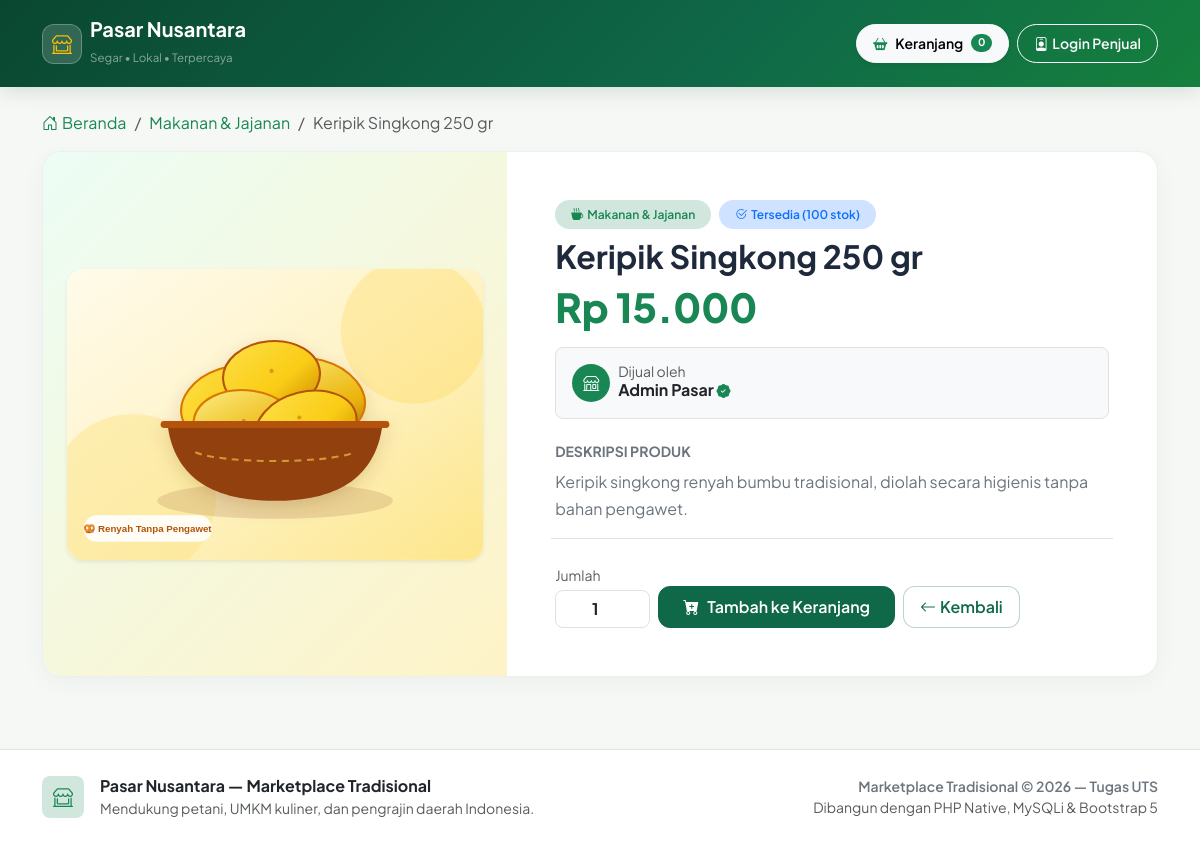
Page /produk.php?id=2 on the committed database.
### tables this page shows
CREATE TABLE produk (
  id INT AUTO_INCREMENT PRIMARY KEY,
  user_id INT NOT NULL,
  kategori_id INT NOT NULL,
  nama_produk VARCHAR(150) NOT NULL,
  deskripsi TEXT,
  harga DECIMAL(12,2) NOT NULL,
  stok INT NOT NULL DEFAULT 0,
  gambar VARCHAR(255) DEFAULT NULL,
  created_at TIMESTAMP DEFAULT CURRENT_TIMESTAMP,
  FOREIGN KEY (user_id) REFERENCES users(id) ON DELETE CASCADE,
  FOREIGN KEY (kategori_id) REFERENCES kategori(id)
);

CREATE TABLE kategori (
  id INT AUTO_INCREMENT PRIMARY KEY,
  nama_kategori VARCHAR(100) NOT NULL
);

CREATE TABLE users (
  id INT AUTO_INCREMENT PRIMARY KEY,
  nama VARCHAR(100) NOT NULL,
  email VARCHAR(100) NOT NULL UNIQUE,
  password VARCHAR(255) NOT NULL,
  role ENUM('admin','penjual') NOT NULL DEFAULT 'penjual',
  created_at TIMESTAMP DEFAULT CURRENT_TIMESTAMP
);

### includes/init.php (called while the page is built, shortened)
<?php
function e($s) { return htmlspecialchars((string)$s, ENT_QUOTES, 'UTF-8'); }
function rupiah($n) { return 'Rp ' . number_format((float)$n, 0, ',', '.'); }
function kategori_icon($nama) {
    $n = strtolower((string)$nama);
    if (str_contains($n, 'makanan') || str_contains($n, 'jajanan')) return 'bi-cup-hot-fill';
    return 'bi-tag-fill';
}

### produk.php (the view, shortened to what this page needs)
<?php
require 'includes/header.php';
$id = (int)($_GET['id'] ?? 0);
$st = $db->prepare('SELECT p.*, k.nama_kategori, u.nama AS penjual FROM produk p
  JOIN kategori k ON k.id=p.kategori_id JOIN users u ON u.id=p.user_id WHERE p.id=?');
$st->bind_param('i', $id);
$st->execute();
$p = $st->get_result()->fetch_assoc();
?>
<nav aria-label="breadcrumb" class="mb-3">
  <ol class="breadcrumb small mb-0">
    <li class="breadcrumb-item"><a href="index.php" class="text-success text-decoration-none"><i class="bi bi-house-door me-1"></i>Beranda</a></li>
    <li class="breadcrumb-item"><a href="index.php?kategori=<?= $p['kategori_id'] ?>" class="text-success text-decoration-none"><?= e($p['nama_kategori']) ?></a></li>
    <li class="breadcrumb-item active" aria-current="page"><?= e($p['nama_produk']) ?></li>
  </ol>
</nav>
<div class="surface-card overflow-hidden">
  <div class="row g-0">
    <div class="col-lg-5 bg-light d-flex align-items-center justify-content-center p-4" style="background:linear-gradient(135deg,#ecfdf5 0%,#fef3c7 100%)">
      <?php if (!empty($p['gambar']) && is_file(__DIR__ . '/uploads/' . $p['gambar'])): ?>
        <img src="uploads/<?= e($p['gambar']) ?>" class="img-fluid rounded-4 shadow-sm w-100" style="max-height:360px;object-fit:cover" alt="<?= e($p['nama_produk']) ?>">
      <?php endif; ?>
    </div>
    <div class="col-lg-7">
      <div class="p-4 p-md-5">
        <div class="d-flex flex-wrap align-items-center gap-2 mb-2">
          <span class="badge rounded-pill bg-success-subtle text-success px-3 py-2 fw-semibold">
            <i class="bi <?= kategori_icon($p['nama_kategori']) ?> me-1"></i><?= e($p['nama_kategori']) ?>
          </span>
          <?php if ((int)$p['stok'] > 0): ?>
            <span class="badge rounded-pill bg-primary-subtle text-primary px-3 py-2 fw-semibold">
              <i class="bi bi-check2-circle me-1"></i>Tersedia (<?= (int)$p['stok'] ?> stok)
            </span>
          <?php else: ?>
            <span class="badge rounded-pill bg-danger-subtle text-danger px-3 py-2 fw-semibold">Stok Habis</span>
          <?php endif; ?>
        </div>
        <h2 class="fw-bold mb-2"><?= e($p['nama_produk']) ?></h2>
        <div class="display-6 fw-extrabold text-success mb-3" style="font-weight:800"><?= rupiah($p['harga']) ?></div>
        <div class="d-flex align-items-center gap-2 p-3 rounded-3 bg-light border mb-4">
          <span class="d-inline-flex align-items-center justify-content-center rounded-circle bg-success text-white" style="width:38px;height:38px">
            <i class="bi bi-shop"></i>
          </span>
          <div>
            <div class="small text-muted lh-1">Dijual oleh</div>
            <div class="fw-bold text-dark"><?= e($p['penjual']) ?> <i class="bi bi-patch-check-fill text-success small" title="Penjual Terverifikasi"></i></div>
          </div>
        </div>
        <h6 class="fw-bold text-secondary text-uppercase small mb-2">Deskripsi Produk</h6>
        <p class="text-secondary mb-4" style="line-height:1.7"><?= nl2br(e($p['deskripsi'] ?: 'Produk pilihan berkualitas langsung dari penjual lokal.')) ?></p>
        <?php if (!empty($_SESSION['user'])): ?>
          <div class="d-flex gap-2 pt-3 border-top">
            <a href="admin/produk_form.php?id=<?= $p['id'] ?>" class="btn btn-pasar px-4 py-2">
              <i class="bi bi-pencil-square me-2"></i>Edit Produk Ini
            </a>
            <a href="index.php" class="btn btn-outline-pasar px-3 py-2">
              <i class="bi bi-arrow-left me-1"></i>Kembali
            </a>
          </div>
        <?php elseif ($p['stok'] > 0): ?>
          <form method="post" action="keranjang.php" class="row g-2 align-items-center pt-3 border-top">
            <div class="col-auto">
              <label class="form-label small text-muted mb-1">Jumlah</label>
              <input type="number" name="jumlah" value="1" min="1" max="<?= (int)$p['stok'] ?>" class="form-control rounded-3 text-center fw-bold" style="width:95px">
            </div>
            <div class="col-auto align-self-end">
              <button class="btn btn-pasar px-4 py-2">
                <i class="bi bi-cart-plus-fill me-2"></i>Tambah ke Keranjang
              </button>
            </div>
            <div class="col-auto align-self-end">
              <a href="index.php" class="btn btn-outline-pasar px-3 py-2">
                <i class="bi bi-arrow-left me-1"></i>Kembali
              </a>
            </div>
          </form>
        <?php endif; ?>
      </div>
    </div>
  </div>
</div>
<?php require 'includes/footer.php'; ?>

### includes/header.php (style rules this page uses)
:root { --pasar-primary: #0f6848; --pasar-primary-dark: #0a4731; --pasar-accent: #f59e0b; --pasar-bg: #f6f8f5; --pasar-card-border: rgba(15, 104, 72, 0.09); }
body { font-family: 'Plus Jakarta Sans', system-ui, -apple-system, sans-serif; background-color: var(--pasar-bg); color: #1e293b; min-height: 100vh; display: flex; flex-direction: column; }
.btn-pasar { background-color: var(--pasar-primary); border-color: var(--pasar-primary); color: #fff; font-weight: 600; border-radius: 12px; transition: all 0.2s ease; }
.btn-outline-pasar { border: 1.5px solid rgba(15, 104, 72, 0.28); color: var(--pasar-primary); font-weight: 600; border-radius: 12px; background: #fff; transition: all 0.2s ease; }
.surface-card { background: #fff; border: 1px solid var(--pasar-card-border); border-radius: 20px; box-shadow: 0 6px 24px rgba(15, 23, 42, 0.04); }

### rows in the picture
produk: kategori.nama_kategori "Makanan & Jajanan", nama_produk "Keripik Singkong 250 gr", gambar (picture), stok "100", harga "Rp 15.000", user.nama "Admin Pasar", deskripsi "Keripik singkong renyah bumbu tradisional, diolah secara higienis tanpa bahan pengawet."

### other values in the picture
$cartQty "0"
